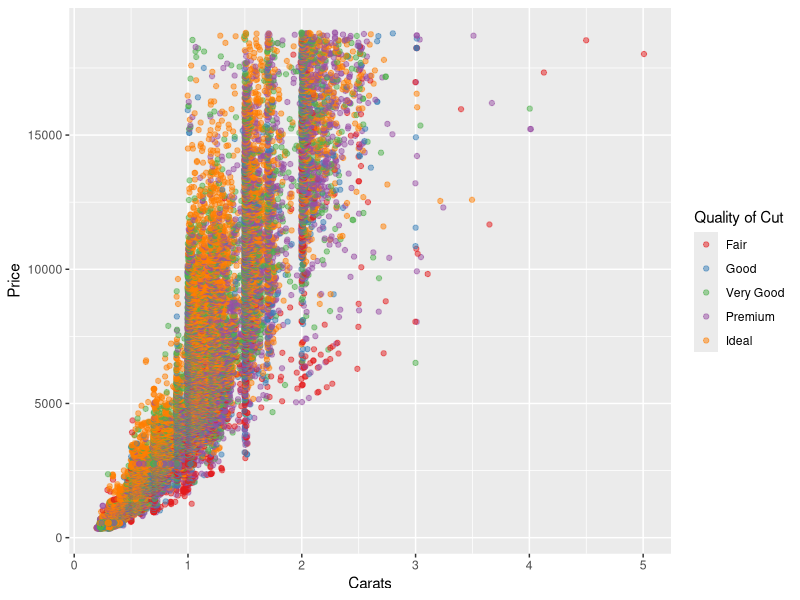

Reproduce this figure in R.
## ---- chunk 1
library(ggplot2)
p <- ggplot(diamonds, aes(x=carat, y=price)) + xlab("Carats") + ylab("Price")
p + geom_jitter(alpha=0.5, aes(color=cut)) + scale_color_brewer("Quality of Cut", palette="Set1")
## ---- chunk 2
dim(diamonds)
